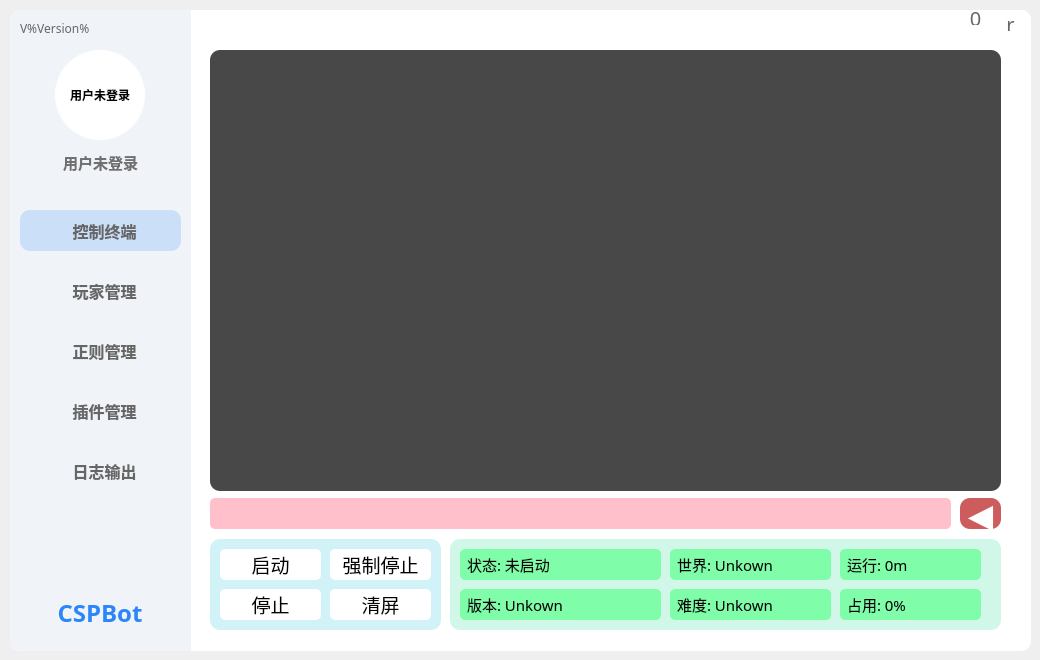
<?xml version="1.0" encoding="UTF-8"?>
<ui version="4.0">
 <class>Form</class>
 <widget class="QWidget" name="Form">
  <property name="geometry">
   <rect>
    <x>0</x>
    <y>0</y>
    <width>1040</width>
    <height>660</height>
   </rect>
  </property>
  <property name="windowTitle">
   <string>Form</string>
  </property>
  <widget class="QWidget" name="background" native="true">
   <property name="geometry">
    <rect>
     <x>10</x>
     <y>10</y>
     <width>1021</width>
     <height>641</height>
    </rect>
   </property>
   <property name="styleSheet">
    <string notr="true">background-color:white;
border-radius:10px</string>
   </property>
   <widget class="QWidget" name="option" native="true">
    <property name="geometry">
     <rect>
      <x>0</x>
      <y>0</y>
      <width>181</width>
      <height>641</height>
     </rect>
    </property>
    <property name="styleSheet">
     <string notr="true">background-color:#f0f3f8;
border-top-left-radius:10px;
border-top-right-radius:0px;
border-bottom-right-radius:0px;
border-bottom-left-radius:10px;</string>
    </property>
    <widget class="QLabel" name="userImage">
     <property name="geometry">
      <rect>
       <x>45</x>
       <y>40</y>
       <width>90</width>
       <height>90</height>
      </rect>
     </property>
     <property name="font">
      <font>
       <family>HarmonyOS Sans SC Black</family>
       <weight>75</weight>
       <bold>true</bold>
      </font>
     </property>
     <property name="styleSheet">
      <string notr="true">background-color:white;
border-radius:45px</string>
     </property>
     <property name="text">
      <string>用户未登录</string>
     </property>
     <property name="alignment">
      <set>Qt::AlignCenter</set>
     </property>
    </widget>
    <widget class="QPushButton" name="Main">
     <property name="geometry">
      <rect>
       <x>160</x>
       <y>260</y>
       <width>161</width>
       <height>41</height>
      </rect>
     </property>
     <property name="font">
      <font>
       <family>HarmonyOS Sans SC</family>
       <pointsize>12</pointsize>
       <weight>75</weight>
       <bold>true</bold>
      </font>
     </property>
     <property name="styleSheet">
      <string notr="true">QPushButton{
	background-color:#f0f3f8;
	color:#666666;
	border-radius:10px;
	qproperty-iconSize: 32px 32px;
}

QPushButton:hover{
	background-color:#e0e6ee;
	border-radius:10px;
}
</string>
     </property>
     <property name="text">
      <string>  软件主页</string>
     </property>
     <property name="icon">
      <iconset>
       <normaloff>:/Chargesoftware/Images/Home_gray.svg</normaloff>:/Chargesoftware/Images/Home_gray.svg</iconset>
     </property>
    </widget>
    <widget class="QPushButton" name="mainPage">
     <property name="geometry">
      <rect>
       <x>10</x>
       <y>200</y>
       <width>161</width>
       <height>41</height>
      </rect>
     </property>
     <property name="font">
      <font>
       <family>HarmonyOS Sans SC</family>
       <pointsize>12</pointsize>
       <weight>75</weight>
       <bold>true</bold>
      </font>
     </property>
     <property name="styleSheet">
      <string notr="true">/*QPushButton{
	background-color:#f0f3f8;
	color:#666666;
	border-radius:10px;
	qproperty-iconSize: 32px 32px;
}

QPushButton:hover{
	background-color:#e0e6ee;
	border-radius:10px;
}*/;
background-color:#ccdff8;
color:#666666;
border-radius:10px;
qproperty-iconSize: 32px 32px;
</string>
     </property>
     <property name="text">
      <string>  控制终端</string>
     </property>
     <property name="icon">
      <iconset resource="cspbot20.qrc">
       <normaloff>:/icon/Images/主页.svg</normaloff>:/icon/Images/主页.svg</iconset>
     </property>
    </widget>
    <widget class="QLabel" name="user">
     <property name="geometry">
      <rect>
       <x>40</x>
       <y>137</y>
       <width>101</width>
       <height>31</height>
      </rect>
     </property>
     <property name="font">
      <font>
       <family>HarmonyOS Sans SC Black</family>
       <pointsize>11</pointsize>
       <weight>75</weight>
       <bold>true</bold>
      </font>
     </property>
     <property name="styleSheet">
      <string notr="true">color:#707071;</string>
     </property>
     <property name="text">
      <string>用户未登录</string>
     </property>
     <property name="alignment">
      <set>Qt::AlignCenter</set>
     </property>
    </widget>
    <widget class="QPushButton" name="playerPage">
     <property name="geometry">
      <rect>
       <x>10</x>
       <y>260</y>
       <width>161</width>
       <height>41</height>
      </rect>
     </property>
     <property name="font">
      <font>
       <family>HarmonyOS Sans SC</family>
       <pointsize>12</pointsize>
       <weight>75</weight>
       <bold>true</bold>
      </font>
     </property>
     <property name="styleSheet">
      <string notr="true">QPushButton{
	background-color:#f0f3f8;
	color:#666666;
	border-radius:10px;
	qproperty-iconSize: 32px 32px;
}

QPushButton:hover{
	background-color:#e0e6ee;
	border-radius:10px;
}
</string>
     </property>
     <property name="text">
      <string>  玩家管理</string>
     </property>
     <property name="icon">
      <iconset resource="cspbot20.qrc">
       <normaloff>:/icon/Images/用户管理.svg</normaloff>:/icon/Images/用户管理.svg</iconset>
     </property>
    </widget>
    <widget class="QPushButton" name="regularPage">
     <property name="geometry">
      <rect>
       <x>10</x>
       <y>320</y>
       <width>161</width>
       <height>41</height>
      </rect>
     </property>
     <property name="font">
      <font>
       <family>HarmonyOS Sans SC</family>
       <pointsize>12</pointsize>
       <weight>75</weight>
       <bold>true</bold>
      </font>
     </property>
     <property name="styleSheet">
      <string notr="true">QPushButton{
	background-color:#f0f3f8;
	color:#666666;
	border-radius:10px;
	qproperty-iconSize: 32px 32px;
}

QPushButton:hover{
	background-color:#e0e6ee;
	border-radius:10px;
}
</string>
     </property>
     <property name="text">
      <string>  正则管理</string>
     </property>
     <property name="icon">
      <iconset resource="cspbot20.qrc">
       <normaloff>:/icon/Images/正则式.svg</normaloff>:/icon/Images/正则式.svg</iconset>
     </property>
    </widget>
    <widget class="QPushButton" name="pluginPage">
     <property name="geometry">
      <rect>
       <x>10</x>
       <y>380</y>
       <width>161</width>
       <height>41</height>
      </rect>
     </property>
     <property name="font">
      <font>
       <family>HarmonyOS Sans SC</family>
       <pointsize>12</pointsize>
       <weight>75</weight>
       <bold>true</bold>
      </font>
     </property>
     <property name="styleSheet">
      <string notr="true">QPushButton{
	background-color:#f0f3f8;
	color:#666666;
	border-radius:10px;
	qproperty-iconSize: 32px 32px;
}

QPushButton:hover{
	background-color:#e0e6ee;
	border-radius:10px;
}
</string>
     </property>
     <property name="text">
      <string>  插件管理</string>
     </property>
     <property name="icon">
      <iconset resource="cspbot20.qrc">
       <normaloff>:/icon/Images/插件.svg</normaloff>:/icon/Images/插件.svg</iconset>
     </property>
    </widget>
    <widget class="QPushButton" name="logPage">
     <property name="geometry">
      <rect>
       <x>10</x>
       <y>440</y>
       <width>161</width>
       <height>41</height>
      </rect>
     </property>
     <property name="font">
      <font>
       <family>HarmonyOS Sans SC</family>
       <pointsize>12</pointsize>
       <weight>75</weight>
       <bold>true</bold>
      </font>
     </property>
     <property name="styleSheet">
      <string notr="true">QPushButton{
	background-color:#f0f3f8;
	color:#666666;
	border-radius:10px;
	qproperty-iconSize: 32px 32px;
}

QPushButton:hover{
	background-color:#e0e6ee;
	border-radius:10px;
}
</string>
     </property>
     <property name="text">
      <string>  日志输出</string>
     </property>
     <property name="icon">
      <iconset resource="cspbot20.qrc">
       <normaloff>:/icon/Images/文本.svg</normaloff>:/icon/Images/文本.svg</iconset>
     </property>
    </widget>
    <widget class="QPushButton" name="Icon">
     <property name="geometry">
      <rect>
       <x>10</x>
       <y>580</y>
       <width>160</width>
       <height>46</height>
      </rect>
     </property>
     <property name="font">
      <font>
       <family>HarmonyOS Sans SC Black</family>
       <pointsize>18</pointsize>
       <weight>75</weight>
       <bold>true</bold>
      </font>
     </property>
     <property name="cursor">
      <cursorShape>ArrowCursor</cursorShape>
     </property>
     <property name="styleSheet">
      <string notr="true">color:#2b85fb;
</string>
     </property>
     <property name="text">
      <string>CSPBot</string>
     </property>
     <property name="icon">
      <iconset resource="cspbot20.qrc">
       <normaloff>:/icon/Images/Main.svg</normaloff>:/icon/Images/Main.svg</iconset>
     </property>
     <property name="iconSize">
      <size>
       <width>55</width>
       <height>55</height>
      </size>
     </property>
    </widget>
    <widget class="QLabel" name="version">
     <property name="geometry">
      <rect>
       <x>10</x>
       <y>10</y>
       <width>71</width>
       <height>16</height>
      </rect>
     </property>
     <property name="font">
      <font>
       <family>HarmonyOS Sans Medium</family>
       <pointsize>9</pointsize>
      </font>
     </property>
     <property name="styleSheet">
      <string notr="true">color:#666666;</string>
     </property>
     <property name="text">
      <string>V%Version%</string>
     </property>
    </widget>
   </widget>
   <widget class="QStackedWidget" name="main">
    <property name="geometry">
     <rect>
      <x>190</x>
      <y>30</y>
      <width>820</width>
      <height>600</height>
     </rect>
    </property>
    <property name="font">
     <font>
      <family>HarmonyOS Sans</family>
     </font>
    </property>
    <property name="currentIndex">
     <number>0</number>
    </property>
    <widget class="QWidget" name="Control">
     <widget class="QTextEdit" name="ServerLog">
      <property name="geometry">
       <rect>
        <x>10</x>
        <y>10</y>
        <width>791</width>
        <height>441</height>
       </rect>
      </property>
      <property name="font">
       <font>
        <family>HarmonyOS Sans SC</family>
        <pointsize>10</pointsize>
       </font>
      </property>
      <property name="styleSheet">
       <string notr="true">background-color:#484848;
color:white;</string>
      </property>
     </widget>
     <widget class="QWidget" name="controlWidget" native="true">
      <property name="geometry">
       <rect>
        <x>10</x>
        <y>499</y>
        <width>231</width>
        <height>91</height>
       </rect>
      </property>
      <property name="styleSheet">
       <string notr="true">border-radius:10px;
background-color:#D1F2F7;</string>
      </property>
      <widget class="QPushButton" name="start">
       <property name="geometry">
        <rect>
         <x>10</x>
         <y>10</y>
         <width>101</width>
         <height>31</height>
        </rect>
       </property>
       <property name="font">
        <font>
         <family>HarmonyOS Sans SC</family>
         <pointsize>14</pointsize>
        </font>
       </property>
       <property name="styleSheet">
        <string notr="true">background-color:white;
border-radius:5px;</string>
       </property>
       <property name="text">
        <string>启动</string>
       </property>
      </widget>
      <widget class="QPushButton" name="stop">
       <property name="geometry">
        <rect>
         <x>10</x>
         <y>50</y>
         <width>101</width>
         <height>31</height>
        </rect>
       </property>
       <property name="font">
        <font>
         <family>HarmonyOS Sans SC</family>
         <pointsize>14</pointsize>
        </font>
       </property>
       <property name="styleSheet">
        <string notr="true">background-color:white;
border-radius:5px;</string>
       </property>
       <property name="text">
        <string>停止</string>
       </property>
      </widget>
      <widget class="QPushButton" name="forceStop">
       <property name="geometry">
        <rect>
         <x>120</x>
         <y>10</y>
         <width>101</width>
         <height>31</height>
        </rect>
       </property>
       <property name="font">
        <font>
         <family>HarmonyOS Sans SC</family>
         <pointsize>14</pointsize>
        </font>
       </property>
       <property name="styleSheet">
        <string notr="true">background-color:white;
border-radius:5px;</string>
       </property>
       <property name="text">
        <string>强制停止</string>
       </property>
      </widget>
      <widget class="QPushButton" name="clear">
       <property name="geometry">
        <rect>
         <x>120</x>
         <y>50</y>
         <width>101</width>
         <height>31</height>
        </rect>
       </property>
       <property name="font">
        <font>
         <family>HarmonyOS Sans SC</family>
         <pointsize>14</pointsize>
        </font>
       </property>
       <property name="styleSheet">
        <string notr="true">background-color:white;
border-radius:5px;</string>
       </property>
       <property name="text">
        <string>清屏</string>
       </property>
      </widget>
     </widget>
     <widget class="QWidget" name="statusWidget" native="true">
      <property name="geometry">
       <rect>
        <x>250</x>
        <y>499</y>
        <width>551</width>
        <height>91</height>
       </rect>
      </property>
      <property name="styleSheet">
       <string notr="true">border-radius:10px;
background-color:#D1F7E9;</string>
      </property>
      <widget class="QLabel" name="ServerStatus">
       <property name="geometry">
        <rect>
         <x>10</x>
         <y>10</y>
         <width>201</width>
         <height>31</height>
        </rect>
       </property>
       <property name="font">
        <font>
         <family>HarmonyOS Sans SC</family>
         <pointsize>11</pointsize>
        </font>
       </property>
       <property name="styleSheet">
        <string notr="true">background-color:#80FDA8;
border-radius:5px;
padding-left:3px;</string>
       </property>
       <property name="text">
        <string>状态: 未启动</string>
       </property>
      </widget>
      <widget class="QLabel" name="ServerVersion">
       <property name="geometry">
        <rect>
         <x>10</x>
         <y>50</y>
         <width>201</width>
         <height>31</height>
        </rect>
       </property>
       <property name="font">
        <font>
         <family>HarmonyOS Sans SC</family>
         <pointsize>11</pointsize>
        </font>
       </property>
       <property name="styleSheet">
        <string notr="true">background-color:#80FDA8;
border-radius:5px;
padding-left:3px;</string>
       </property>
       <property name="text">
        <string>版本: Unkown</string>
       </property>
      </widget>
      <widget class="QLabel" name="ServerDifficult">
       <property name="geometry">
        <rect>
         <x>220</x>
         <y>50</y>
         <width>161</width>
         <height>31</height>
        </rect>
       </property>
       <property name="font">
        <font>
         <family>HarmonyOS Sans SC</family>
         <pointsize>11</pointsize>
        </font>
       </property>
       <property name="styleSheet">
        <string notr="true">background-color:#80FDA8;
border-radius:5px;
padding-left:3px;</string>
       </property>
       <property name="text">
        <string>难度: Unkown</string>
       </property>
      </widget>
      <widget class="QLabel" name="ServerWorld">
       <property name="geometry">
        <rect>
         <x>220</x>
         <y>10</y>
         <width>161</width>
         <height>31</height>
        </rect>
       </property>
       <property name="font">
        <font>
         <family>HarmonyOS Sans SC</family>
         <pointsize>11</pointsize>
        </font>
       </property>
       <property name="styleSheet">
        <string notr="true">background-color:#80FDA8;
border-radius:5px;
padding-left:3px;</string>
       </property>
       <property name="text">
        <string>世界: Unkown</string>
       </property>
      </widget>
      <widget class="QLabel" name="ServerRanTime">
       <property name="geometry">
        <rect>
         <x>390</x>
         <y>10</y>
         <width>141</width>
         <height>31</height>
        </rect>
       </property>
       <property name="font">
        <font>
         <family>HarmonyOS Sans SC</family>
         <pointsize>11</pointsize>
        </font>
       </property>
       <property name="styleSheet">
        <string notr="true">background-color:#80FDA8;
border-radius:5px;
padding-left:3px;</string>
       </property>
       <property name="text">
        <string>运行: 0m</string>
       </property>
      </widget>
      <widget class="QLabel" name="ServerUsed">
       <property name="geometry">
        <rect>
         <x>390</x>
         <y>50</y>
         <width>141</width>
         <height>31</height>
        </rect>
       </property>
       <property name="font">
        <font>
         <family>HarmonyOS Sans SC</family>
         <pointsize>11</pointsize>
        </font>
       </property>
       <property name="styleSheet">
        <string notr="true">background-color:#80FDA8;
border-radius:5px;
padding-left:3px;</string>
       </property>
       <property name="text">
        <string>占用: 0%</string>
       </property>
      </widget>
     </widget>
     <widget class="QLineEdit" name="inputCmd">
      <property name="geometry">
       <rect>
        <x>10</x>
        <y>458</y>
        <width>741</width>
        <height>31</height>
       </rect>
      </property>
      <property name="font">
       <font>
        <family>HarmonyOS Sans SC</family>
        <pointsize>12</pointsize>
       </font>
      </property>
      <property name="styleSheet">
       <string notr="true">background-color:#FFC0CB;
border-radius:5px;
padding-left:10px;</string>
      </property>
     </widget>
     <widget class="QPushButton" name="runCmd">
      <property name="geometry">
       <rect>
        <x>760</x>
        <y>458</y>
        <width>41</width>
        <height>31</height>
       </rect>
      </property>
      <property name="font">
       <font>
        <family>HarmonyOS Sans SC</family>
        <pointsize>25</pointsize>
        <weight>50</weight>
        <bold>false</bold>
       </font>
      </property>
      <property name="styleSheet">
       <string notr="true">background-color:#CD5C5C;
border-radius:10px;
color:white;</string>
      </property>
      <property name="text">
       <string>◀</string>
      </property>
     </widget>
    </widget>
    <widget class="QWidget" name="Player">
     <widget class="QTableView" name="playerAdmin">
      <property name="geometry">
       <rect>
        <x>10</x>
        <y>5</y>
        <width>791</width>
        <height>591</height>
       </rect>
      </property>
     </widget>
    </widget>
    <widget class="QWidget" name="Regular">
     <widget class="QTableView" name="regularAdmin">
      <property name="geometry">
       <rect>
        <x>10</x>
        <y>5</y>
        <width>791</width>
        <height>591</height>
       </rect>
      </property>
     </widget>
    </widget>
    <widget class="QWidget" name="Plugin">
     <widget class="QListView" name="pluginAdmin">
      <property name="geometry">
       <rect>
        <x>10</x>
        <y>5</y>
        <width>791</width>
        <height>591</height>
       </rect>
      </property>
     </widget>
    </widget>
    <widget class="QWidget" name="BotLog">
     <widget class="QTextEdit" name="botconsole">
      <property name="geometry">
       <rect>
        <x>0</x>
        <y>10</y>
        <width>811</width>
        <height>511</height>
       </rect>
      </property>
      <property name="font">
       <font>
        <family>HarmonyOS Sans SC</family>
        <pointsize>11</pointsize>
       </font>
      </property>
      <property name="styleSheet">
       <string notr="true">background-color:#484848;
color:white;</string>
      </property>
     </widget>
     <widget class="QWidget" name="consoleWidget" native="true">
      <property name="geometry">
       <rect>
        <x>0</x>
        <y>530</y>
        <width>251</width>
        <height>61</height>
       </rect>
      </property>
      <property name="styleSheet">
       <string notr="true">border-radius:10px;
background-color:#D1F2F7;</string>
      </property>
      <widget class="QPushButton" name="consoleSave">
       <property name="geometry">
        <rect>
         <x>15</x>
         <y>15</y>
         <width>101</width>
         <height>31</height>
        </rect>
       </property>
       <property name="font">
        <font>
         <family>HarmonyOS Sans SC</family>
         <pointsize>14</pointsize>
        </font>
       </property>
       <property name="styleSheet">
        <string notr="true">background-color:white;
border-radius:5px;</string>
       </property>
       <property name="text">
        <string>保存日志</string>
       </property>
      </widget>
      <widget class="QPushButton" name="consoleClear">
       <property name="geometry">
        <rect>
         <x>130</x>
         <y>15</y>
         <width>101</width>
         <height>31</height>
        </rect>
       </property>
       <property name="font">
        <font>
         <family>HarmonyOS Sans SC</family>
         <pointsize>14</pointsize>
        </font>
       </property>
       <property name="styleSheet">
        <string notr="true">background-color:white;
border-radius:5px;</string>
       </property>
       <property name="text">
        <string>清空日志</string>
       </property>
      </widget>
     </widget>
     <widget class="QWidget" name="websocketWidget" native="true">
      <property name="geometry">
       <rect>
        <x>260</x>
        <y>530</y>
        <width>551</width>
        <height>61</height>
       </rect>
      </property>
      <property name="styleSheet">
       <string notr="true">border-radius:10px;
background-color:#D1F7E9;</string>
      </property>
      <widget class="QPushButton" name="disConnect">
       <property name="geometry">
        <rect>
         <x>10</x>
         <y>15</y>
         <width>91</width>
         <height>31</height>
        </rect>
       </property>
       <property name="font">
        <font>
         <family>HarmonyOS Sans SC</family>
         <pointsize>14</pointsize>
        </font>
       </property>
       <property name="styleSheet">
        <string notr="true">background-color:white;
border-radius:5px;</string>
       </property>
       <property name="text">
        <string>断开链接</string>
       </property>
      </widget>
      <widget class="QPushButton" name="connect">
       <property name="geometry">
        <rect>
         <x>105</x>
         <y>15</y>
         <width>91</width>
         <height>31</height>
        </rect>
       </property>
       <property name="font">
        <font>
         <family>HarmonyOS Sans SC</family>
         <pointsize>14</pointsize>
        </font>
       </property>
       <property name="styleSheet">
        <string notr="true">background-color:white;
border-radius:5px;</string>
       </property>
       <property name="text">
        <string>建立链接</string>
       </property>
      </widget>
      <widget class="QLabel" name="websocketStatus">
       <property name="geometry">
        <rect>
         <x>200</x>
         <y>15</y>
         <width>101</width>
         <height>31</height>
        </rect>
       </property>
       <property name="font">
        <font>
         <family>HarmonyOS Sans SC</family>
         <pointsize>11</pointsize>
        </font>
       </property>
       <property name="styleSheet">
        <string notr="true">background-color:#80FDA8;
border-radius:5px;
padding-left:3px;</string>
       </property>
       <property name="text">
        <string>状态: 未连接</string>
       </property>
      </widget>
      <widget class="QLabel" name="websocketMsg">
       <property name="geometry">
        <rect>
         <x>305</x>
         <y>15</y>
         <width>120</width>
         <height>31</height>
        </rect>
       </property>
       <property name="font">
        <font>
         <family>HarmonyOS Sans SC</family>
         <pointsize>11</pointsize>
        </font>
       </property>
       <property name="styleSheet">
        <string notr="true">background-color:#80FDA8;
border-radius:5px;
padding-left:3px;</string>
       </property>
       <property name="text">
        <string>消息:0发;0收</string>
       </property>
      </widget>
      <widget class="QLabel" name="websocketConnectedTime">
       <property name="geometry">
        <rect>
         <x>430</x>
         <y>15</y>
         <width>111</width>
         <height>31</height>
        </rect>
       </property>
       <property name="font">
        <font>
         <family>HarmonyOS Sans SC</family>
         <pointsize>11</pointsize>
        </font>
       </property>
       <property name="styleSheet">
        <string notr="true">background-color:#80FDA8;
border-radius:5px;
padding-left:3px;</string>
       </property>
       <property name="text">
        <string>连接时间:0m</string>
       </property>
      </widget>
     </widget>
    </widget>
   </widget>
   <widget class="QPushButton" name="min">
    <property name="geometry">
     <rect>
      <x>945</x>
      <y>-6</y>
      <width>41</width>
      <height>21</height>
     </rect>
    </property>
    <property name="font">
     <font>
      <family>Webdings</family>
      <pointsize>-1</pointsize>
     </font>
    </property>
    <property name="styleSheet">
     <string notr="true">QPushButton
{
	font-family:&quot;Webdings&quot;;
	text-align:top;
	border:none;
	font-size:20px;
	color:#666666;
}
QPushButton:hover{
	color:#3681ff
}

</string>
    </property>
    <property name="text">
     <string>0</string>
    </property>
   </widget>
   <widget class="QPushButton" name="close">
    <property name="geometry">
     <rect>
      <x>980</x>
      <y>0</y>
      <width>41</width>
      <height>21</height>
     </rect>
    </property>
    <property name="font">
     <font>
      <family>Webdings</family>
      <pointsize>-1</pointsize>
     </font>
    </property>
    <property name="styleSheet">
     <string notr="true">QPushButton
{
	font-family:&quot;Webdings&quot;;
	text-align:top;
	border:none;
	font-size:20px;
	color:#666666;
}
QPushButton:hover{
	color:#3681ff
}

</string>
    </property>
    <property name="text">
     <string>r</string>
    </property>
   </widget>
  </widget>
 </widget>
 <resources>
  <include location="cspbot20.qrc"/>
 </resources>
 <connections/>
</ui>
